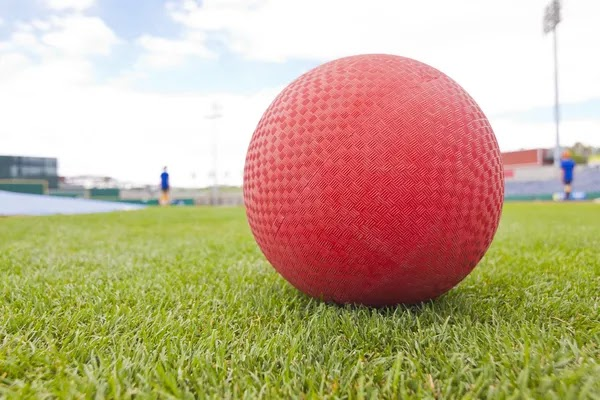
#> input picture Aula-02/red_ball.jpg, 600 x 400 px, found by its file name
$ python task2.py
#> lines starting #> are read from the running program, lines starting #| are printed output that depends on the picture; after the words box and inside, x2 and y2 are one past the last pixel; in counts of white or black regions, pixels touching at a corner belong together
import cv2
import numpy as np

caminho_imagem = r"C:\Users\eryal\Pictures\red_ball.jpg"
imagem = cv2.imread(caminho_imagem)
#> imagem is the input picture: shape (400, 600, 3); mean B, G, R 137.8, 171.9, 192.7
imagem = cv2.resize(imagem, (640, 480))
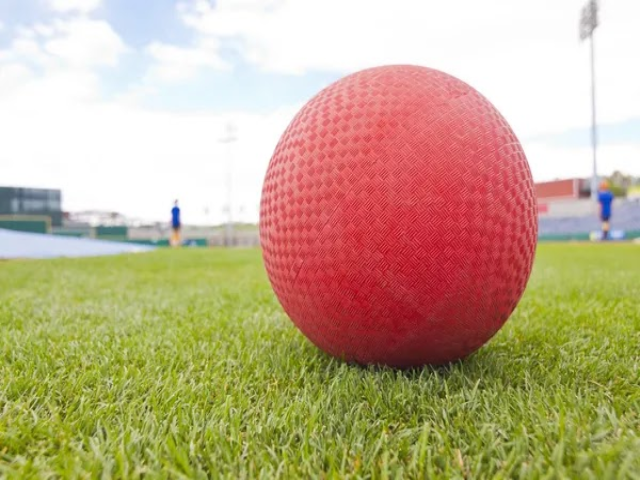
#> imagem: shape (480, 640, 3); mean B, G, R 137.7, 171.8, 192.6

hsv = cv2.cvtColor(imagem, cv2.COLOR_BGR2HSV)
#> hsv: shape (480, 640, 3); mean H, S, V 61.1, 98.8, 199.5

lower_red1 = np.array([0, 60, 50])
upper_red1 = np.array([10, 255, 255])
lower_red2 = np.array([170, 60, 50])
upper_red2 = np.array([180, 255, 255])

mask1 = cv2.inRange(hsv, lower_red1, upper_red1)
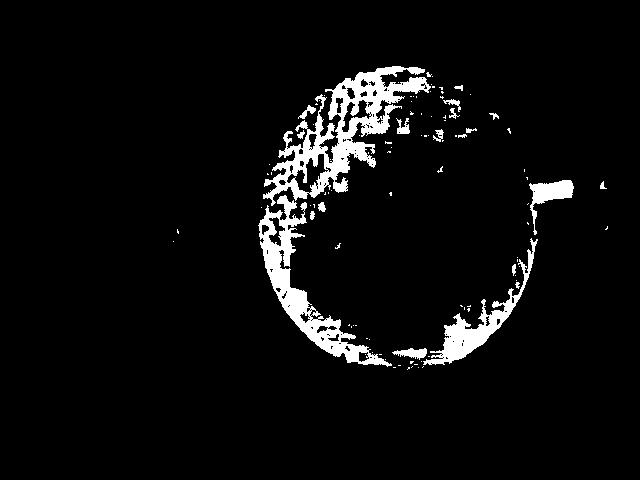
#> mask1: shape (480, 640); 5.1% white; 103 white regions (83 under 20 px), largest, box (x1, y1, x2, y2) and area: (263, 66, 431, 206) 6787, (258, 195, 392, 367) 4499, (423, 238, 538, 365) 2407
mask2 = cv2.inRange(hsv, lower_red2, upper_red2)
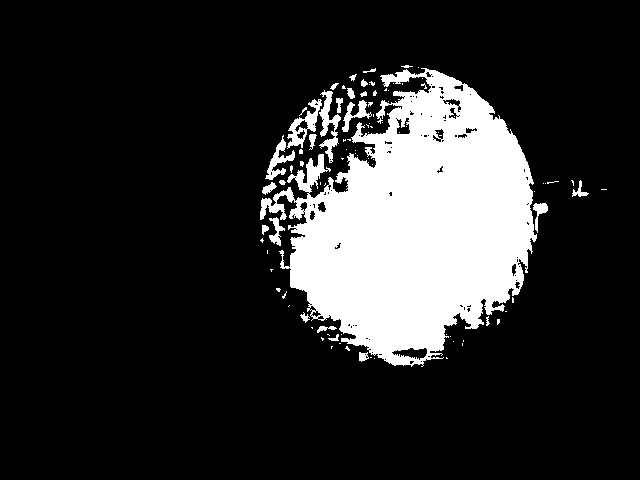
#> mask2: shape (480, 640); 16.8% white; 95 white regions (70 under 20 px), largest, box (x1, y1, x2, y2) and area: (260, 68, 537, 367) 48100, (319, 90, 341, 163) 623, (287, 99, 322, 149) 592
mask = cv2.bitwise_or(mask1, mask2)
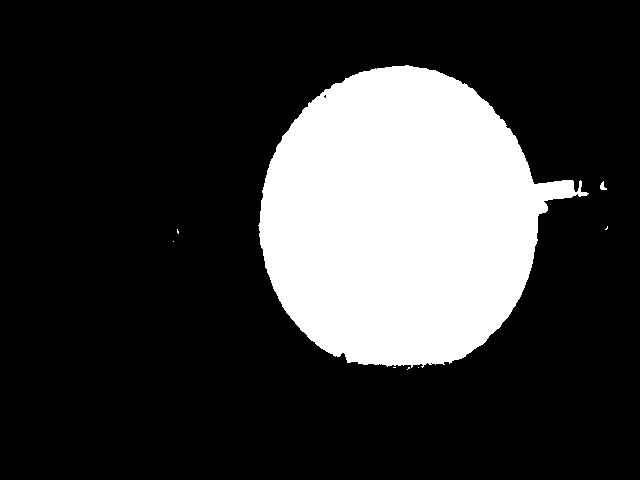
#> mask: shape (480, 640); 22% white; 8 white regions (6 under 20 px), largest, box (x1, y1, x2, y2) and area: (258, 65, 589, 368) 67441, (600, 181, 607, 190) 35

kernel = np.ones((5, 5), np.uint8)
mask = cv2.morphologyEx(mask, cv2.MORPH_CLOSE, kernel)
#> mask: shape (480, 640); 22% white; 5 white regions (3 under 20 px), largest, box (x1, y1, x2, y2) and area: (258, 65, 589, 370) 67554, (600, 181, 607, 190) 35
mask = cv2.morphologyEx(mask, cv2.MORPH_OPEN, kernel)
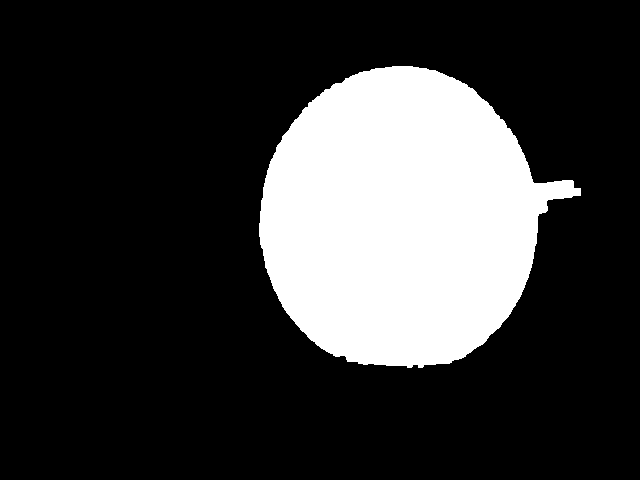
#> mask: shape (480, 640); 22% white; 1 white region

contornos, _ = cv2.findContours(mask, cv2.RETR_EXTERNAL, cv2.CHAIN_APPROX_SIMPLE)
#> contornos = 1 contour; box (x1, y1, x2, y2) and area: (259, 66, 581, 368) 67005

if contornos:
    maior_contorno = max(contornos, key=cv2.contourArea)
#> maior_contorno = contour of 431 points, box (x1, y1, x2, y2) (259, 66, 581, 368), area 67005
    (x, y), raio = cv2.minEnclosingCircle(maior_contorno)
#> x = 420.5; y = 220.5; raio = 162.8
    centro = (int(x), int(y))
#> centro = (420, 220)
    raio = int(raio)
#> raio = 162

    M = cv2.moments(maior_contorno)
#> M = moments, m00 67005, centre m10/m00, m01/m00 = (400.4, 218.4)
    if M["m00"] != 0:
        cx = int(M["m10"] / M["m00"])
#> cx = 400
        cy = int(M["m01"] / M["m00"])
#> cy = 218
        cv2.circle(imagem, (cx, cy), 5, (255, 0, 0), -1)
#> imagem: shape (480, 640, 3); 0.03% of pixels changed, all inside (x1, y1, x2, y2) = (395, 213, 406, 224)

cv2.imshow("Original com centro detectado", imagem)
cv2.imshow("Máscara", mask)
cv2.waitKey(0)
cv2.destroyAllWindows()

cv2.imwrite("Original_com_centro_detectado.jpg", imagem)
cv2.imwrite("Máscara.jpg", mask)
